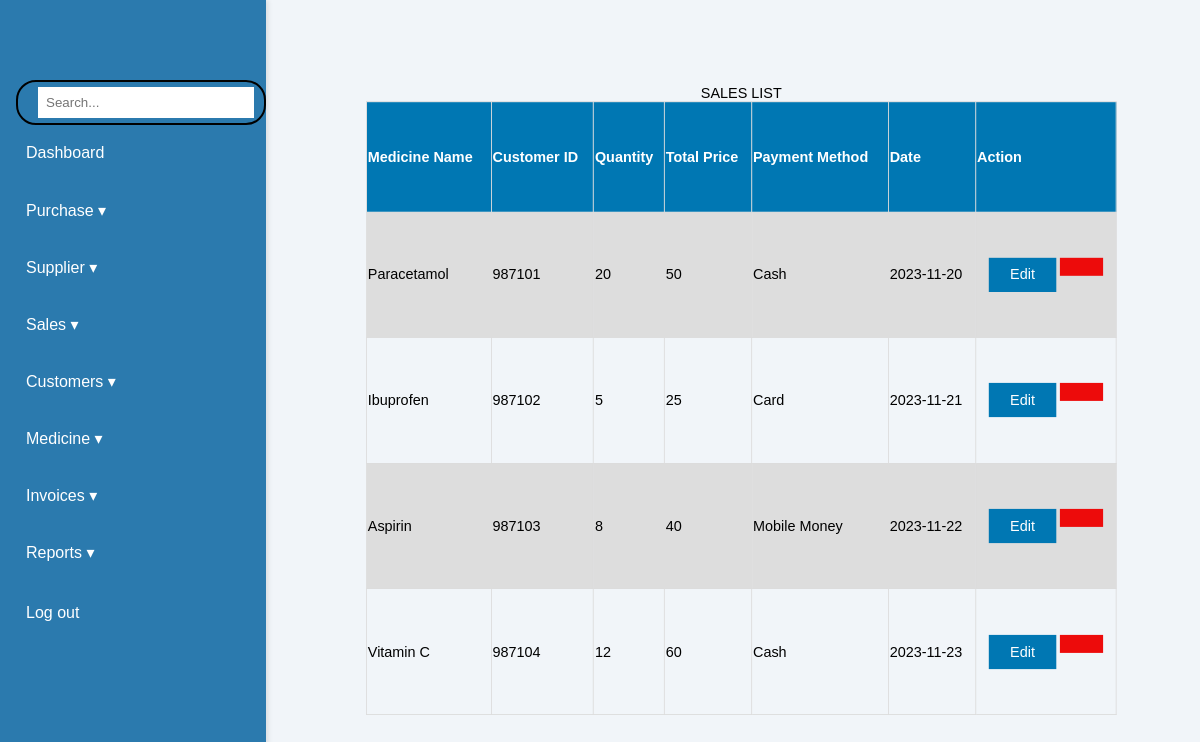
Page /Sales-view.php on the committed database.
### tables this page shows
CREATE TABLE `sales` (
  `Medicine Name` varchar(255) NOT NULL,
  `Customer ID` int(11) NOT NULL,
  `Quantity` int(11) NOT NULL,
  `Total price` int(11) NOT NULL,
  `Payment method` varchar(50) NOT NULL,
  `Date` date NOT NULL
);

### Sales-view.php (the view, shortened to what this page needs)
<!DOCTYPE html>
<html lang="en">
<head>
    <link rel="stylesheet" href="style.css">
    <link rel="stylesheet" href="Table1.css">
</head>
<body>
<div class="container">
<aside class="sidebar">
            <div class="profile">
            </div>
            <div class="search-bar">
                <input type="text" id="searchInput" placeholder="Search..." onkeyup="filterCards()">
            </div>
            <nav>
                <ul>
                    <li>
                        <ion-icon name="home-outline"></ion-icon> <a href="index.php">Dashboard</a>
                    </li>
                    <li>
                        <span class="dropdown">
                            <ion-icon name="cart-outline"></ion-icon> Purchase &#9662;
                        </span>
                    </li>
                    <li>
                        <span class="dropdown">
                            <ion-icon name="person-add-outline"></ion-icon> Supplier &#9662;
                        </span>
                    </li>
                    <li>
                        <span class="dropdown">
                            <ion-icon name="cash-outline"></ion-icon> Sales &#9662;
                        </span>
                    </li>
                    <li>
                    <span class="dropdown">
                            <ion-icon name="people-circle"></ion-icon> Customers &#9662;
                        </span>
                    </li>
                    <li>
                        <span class="dropdown">
                            <ion-icon name="medkit-outline"></ion-icon> Medicine &#9662;
                        </span>
                    </li>
                    <li>
                        <span class="dropdown">
                            <ion-icon name="document-text-outline"></ion-icon> Invoices &#9662;
                        </span>
                    </li>
                    <li>
                        <span class="dropdown">
                            <ion-icon name="analytics-outline"></ion-icon> Reports &#9662;
                        </span>
                    </li>
                    <ul>
                    <li>
                        <ion-icon name="home-outline"></ion-icon> <a href="login.php">Log out</a>
                    </li>
                </ul>
            </nav>
        </aside>
        <table id="table1">
    <caption>SALES LIST</caption>
    <tr>
        <th>Medicine Name</th>
        <th>Customer ID</th>
        <th>Quantity</th>
        <th>Total Price</th>
        <th>Payment Method</th>
        <th>Date</th>
        <th>Action</th>
    </tr>
    <?php
include "config.php";
$sql = "SELECT `Medicine Name`, `Customer ID`, `Quantity`, `Total price`, `Payment method`, `Date` FROM sales";
$result = $conn->query($sql);
if ($result->num_rows > 0) {
    while ($row = $result->fetch_assoc()) {
        echo "<tr>";
        echo "<td>" . $row["Medicine Name"] . "</td>";
        echo "<td>" . $row["Customer ID"] . "</td>";
        echo "<td>" . $row["Quantity"] . "</td>";
        echo "<td>" . $row["Total price"] . "</td>";
        echo "<td>" . $row["Payment method"] . "</td>";
        echo "<td>" . $row["Date"] . "</td>";
        echo "<td align=center>";
        echo "<a class='button1 edit-btn' href='Sales-update.php?med=".$row['Medicine Name']."&cid=".$row['Customer ID']."&qty=".$row['Quantity']."&total=".$row['Total price']."&payment=".$row['Payment method']."&date=".$row['Date']."'>Edit</a>";
        echo "<a class='button1 del-btn' href='Sales-delete.php?med=".$row['Medicine Name']."&cid=".$row['Customer ID']."&qty=".$row['Quantity']."&total=".$row['Total price']."&payment=".$row['Payment method']."&date=".$row['Date']."'>
            <ion-icon name='trash-outline'></ion-icon>
        </a>";
        echo "</td>";
        echo "</tr>";
    }
    echo "</table>";
} else {
    echo "No records found.";
}
?>
    </body>
</html>

### style.css (style rules this page uses)
body { font-family: 'Poppins', sans-serif; margin: 0; padding: 0; background-color: #f1f5f9; }
.container { display: flex; height: 100vh; }
.sidebar .profile { display: flex; align-items: center; margin-top: 40px; margin-bottom: 20px; }
.sidebar { width: 280px; background-color: #2b7aae; color: white; padding-left: 1rem; box-shadow: 2px 0 5px rgba(0, 0, 0, 0.1); z-index: 100; }
.sidebar nav ul { list-style-type: none; padding: 0; }
.sidebar nav ul li { padding: 15px 0; cursor: pointer; transition: background-color 0.3s; position: relative; width: 100%; margin-bottom: 0.5rem; }
.sidebar nav ul li a { text-decoration: none; color: white; }
.dropdown { cursor: pointer; display: flex; align-items: center; }
.search-bar { display: flex; align-items: center; border: 2px solid black; border-radius: 20px; padding: 5px 10px; width: 250px; }
.search-bar input { border: none; outline: none; padding: 8px; width: 100%; }
* { margin: 0; padding: 0; font-family: 'Poppins', sans-serif; box-sizing: border-box; }

### Table1.css (style rules this page uses)
#table1 { font-family: Arial; border-collapse: collapse; margin-top: 50px; margin-bottom: 50px; margin-right: auto; margin-left: 100px; width: 80%; overflow: auto; transform-origin:0%; transform: scale(0.9); }
#table1 td, #table1 th { border: 1px solid #ddd; padding: 1px; }
#table1 tr:nth-child(even) { background-color: #ddd; }
#table1 th { padding-top: 12px; padding-bottom: 12px; text-align: left; background-color: #0077b3; color: white; }
.button1 { border:none; color: white; padding: 10px 24px; text-align: center; text-decoration: none; display: inline-block; margin: 4px 2px; cursor: pointer; }
.edit-btn { background-color:#0077b3; }
.del-btn { background-color:#ed0b0b; }

### rows in the picture
sales: Medicine Name "Paracetamol", Customer ID "987101", Quantity "20", Total price "50", Payment method "Cash", Date "2023-11-20"
sales: Medicine Name "Ibuprofen", Customer ID "987102", Quantity "5", Total price "25", Payment method "Card", Date "2023-11-21"
sales: Medicine Name "Aspirin", Customer ID "987103", Quantity "8", Total price "40", Payment method "Mobile Money", Date "2023-11-22"
sales: Medicine Name "Vitamin C", Customer ID "987104", Quantity "12", Total price "60", Payment method "Cash", Date "2023-11-23"
